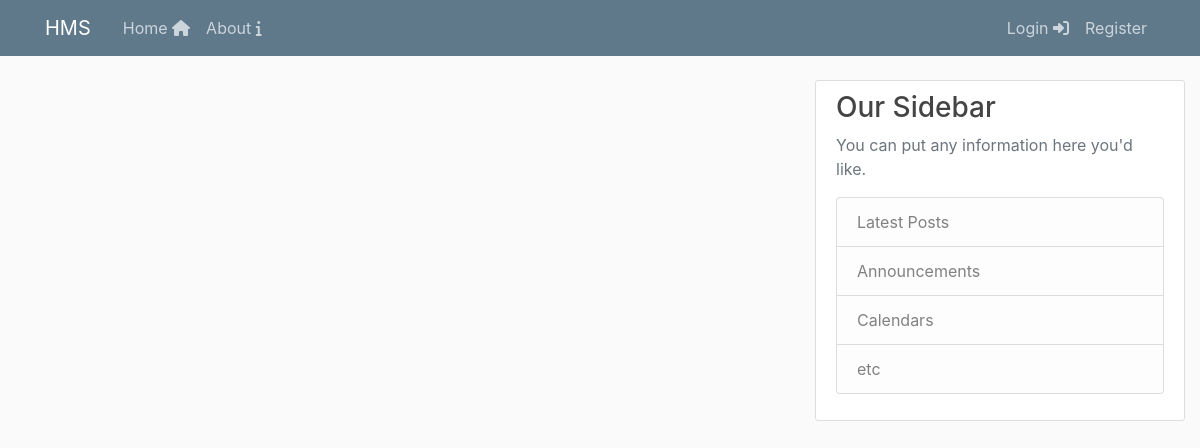
Page /home on the earlier database version.
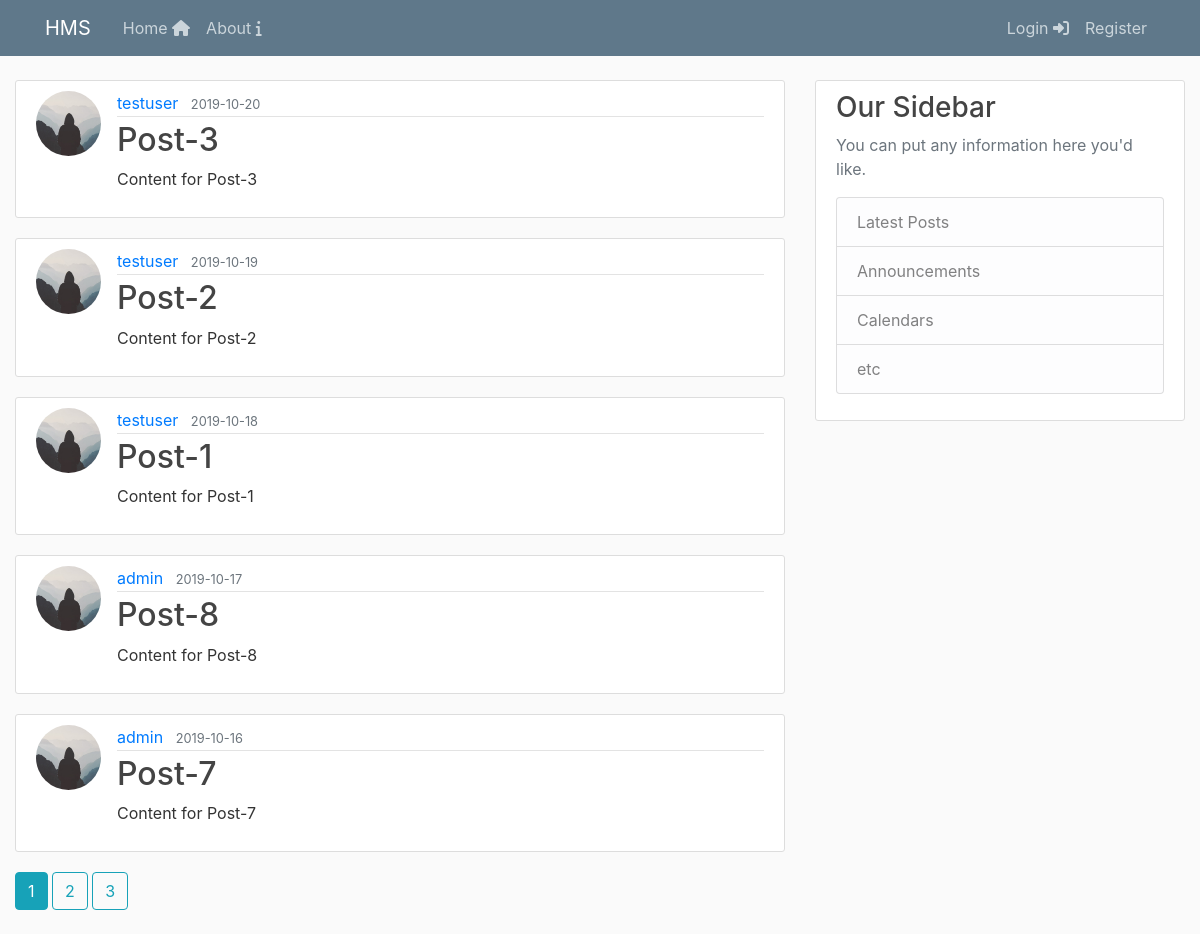
Same page on the later database version.
### app/models.py (models this page shows, shortened)
class Post(db.Model):
    id = db.Column(db.Integer, primary_key=True)
    title = db.Column(db.String(100), nullable=False)
    date_posted = db.Column(
        db.DateTime(), nullable=False, default=datetime.utcnow)
    content = db.Column(db.Text(), nullable=False)
    user_id = db.Column(db.Integer, db.ForeignKey('users.id'), nullable=False)

class User(db.Model, UserMixin):
    __tablename__ = 'users'
    id = db.Column(db.Integer, primary_key=True)
    active = db.Column('is_active', db.Boolean(),
                       nullable=False, server_default='1')
    username = db.Column(db.String(20), unique=True, nullable=False)
    email = db.Column(db.String(255, collation='NOCASE'),
                      nullable=False, unique=True)
    email_confirmed_at = db.Column(db.DateTime())
    password = db.Column(db.String(255), nullable=False, server_default='')
    image_file = db.Column(db.String(20), nullable=False,
                           default='default.jpg')
    first_name = db.Column(db.String(100, collation='NOCASE'),
                           nullable=False, server_default='')
    last_name = db.Column(db.String(100, collation='NOCASE'),
                          nullable=False, server_default='')
    roles = db.relationship('Role', secondary='user_roles')
    posts = db.relationship('Post', backref='author', lazy=True)
    todoLists = db.relationship('ToDoList', backref="user", lazy=True)
    allComments = db.relationship('ToDoItemComments', backref="user", lazy=True)
    workLogs = db.relationship('ToDoItemWorkLog', backref="user", lazy=True)

### app/main/routes.py (the view)
@main.route('/')
@main.route('/home')
def home():
    page = request.args.get('page', 1, type=int)
    posts = Post.query.order_by(
        Post.date_posted.desc()).paginate(page=page, per_page=5)
    return render_template('/main/home.html', posts=posts)

### app/templates/main/home.html
{% extends "layout.html" %}
{% block content %}
{% for post in posts.items %}
<article class="media content-section">
    <img src="{{ url_for('static', filename='profile_pics/' + post.author.image_file) }}" class="rounded-circle article-img">
    <div class="media-body">
        <div class="article-metadata">
            <a class="mr-2" href="{{ url_for('users.user_posts', username=post.author.username)}}">{{ post.author.username }}</a>
            <small class="text-muted">{{ post.date_posted.strftime('%Y-%m-%d') }}</small>
        </div>
        <h2><a class="article-title" href="{{ url_for('posts.post', post_id=post.id)}}">{{ post.title }}</a></h2>
        <p class="article-content">{{ post.content }}</p>
    </div>
</article>
{% endfor %}
{% for page_num in posts.iter_pages(left_edge=1, right_edge=1, left_current=1, right_current=2) %}
    {% if page_num %}
        {% if posts.page == page_num %}
        <a class="btn btn-info mb-4" href="{{ url_for('main.home', page=page_num)}}">{{ page_num }}</a>
        {% else %}
            <a class="btn btn-outline-info mb-4" href="{{ url_for('main.home', page=page_num)}}">{{ page_num }}</a>
        {% endif %}
    {% else %}
        ...
    {% endif %}
{% endfor%}
{% endblock content%}

### app/templates/layout.html (shortened to what this page needs)
<!DOCTYPE html>
<html lang="en">
<head>
    <link rel="stylesheet" href="https://stackpath.bootstrapcdn.com/bootstrap/4.3.1/css/bootstrap.min.css"
>
    <link rel="stylesheet" href="{{ url_for('static', filename='styles/main.css') }}">
</head>
<body>
    <header class="site-header">
        <nav class="navbar navbar-expand-md navbar-dark bg-steel fixed-top">
            <div class="container">
                <a class="navbar-brand mr-4" href="/">HMS</a>
                <div class="collapse navbar-collapse" id="navbarToggle">
                    <div class="navbar-nav mr-auto">
                        <a class="nav-item nav-link" href="{{ url_for('main.home') }}">Home <i class="fas fa-home"></i></a>
                        <a class="nav-item nav-link" href="{{ url_for('main.about') }}">About <i class="fas fa-info"></i></a>
                    </div>
                    <div class="navbar-nav">
                        {% if current_user.is_authenticated %}
                        <a class="nav-item nav-link" href="{{ url_for('posts.new_post') }}">New Post <i class="fas fa-blog"></i></a>
                        <div class="dropdown show">
                            <a class="nav-item nav-link dropdown-toggle" href="#" role="button" id="dropdownMenuLink"
                                data-toggle="dropdown" aria-haspopup="true" aria-expanded="false">
                                Todo List <i class="fas fa-th-list"></i>
                            </a>
                            <div class="dropdown-menu" aria-labelledby="dropdownMenuLink">
                                <a class="dropdown-item" href="{{ url_for('todolists.all_todolist')}}">View my ToDoLists <i class="fas fa-tasks"></i></a>
                                <a class="dropdown-item" href="{{ url_for('todolists.new_todolist') }}">New TodoList <i class="far fa-plus-square"></i></a>
                                <a class="dropdown-item" href="{{ url_for('todolists.status') }}">Manage task Statuses <i class="fas fa-thumbtack"></i></a>
                                <a class="dropdown-item" href="{{ url_for('todolists.priority') }}">Manage task Priorities</a>
                                <a class="dropdown-item" href="{{ url_for('todolists.urgency') }}">Manage task Urgency</a>
                            </div>
                        </div>
                        <a class="nav-item nav-link" href="{{ url_for('users.logout') }}">Logout <i class="fas fa-unlock-alt"></i></a>
                        <a class="nav-item nav-link" href="{{ url_for('users.account' )}}">Account <i class="fas fa-id-card"></i></i></a>
                        {% else %}
                        <a class="nav-item nav-link" href="{{ url_for('users.login') }}">Login <i class="fas fa-sign-in-alt"></i></a>
                        <a class="nav-item nav-link" href="{{ url_for('users.register') }}">Register</a>
                        {% endif %}
                    </div>
                </div>
            </div>
        </nav>
    </header>
    <main role="main" class="container-fluid">
        <div class="row">
            <div class="col-md-8">
                {% block content %}{% endblock %}
            </div>
            <div class="col-md-4">
                <div class="content-section">
                    <h3>Our Sidebar</h3>
                    <p class='text-muted'>You can put any information here you'd like.
                        <ul class="list-group">
                            <li class="list-group-item list-group-item-light">Latest Posts</li>
                            <li class="list-group-item list-group-item-light">Announcements</li>
                            <li class="list-group-item list-group-item-light">Calendars</li>
                            <li class="list-group-item list-group-item-light">etc</li>
                        </ul>
                    </p>
                </div>
            </div>
        </div>
    </main>
</body>
</html>

### app/static/styles/main.css (style rules this page uses)
body { background: #fafafa; color: #333333; margin-top: 5rem; }
h1, h2, h3, h4, h5, h6 { color: #444444; }
.bg-steel { background-color: #5f788a; }
.site-header .navbar-nav .nav-link { color: #cbd5db; }
.content-section { background: #ffffff; padding: 10px 20px; border: 1px solid #dddddd; border-radius: 3px; margin-bottom: 20px; }
.article-title { color: #444444; }
.article-content { white-space: pre-line; }
.article-img { height: 65px; width: 65px; margin-right: 16px; }
.article-metadata { padding-bottom: 1px; margin-bottom: 4px; border-bottom: 1px solid #e3e3e3 }

Differences in the rows shown:
added Post: image_file (placeholder picture), author.username "testuser", date_posted "2019-10-20", title "Post-3", content "Content for Post-3"
added Post: image_file (placeholder picture), author.username "testuser", date_posted "2019-10-19", title "Post-2", content "Content for Post-2"
added Post: image_file (placeholder picture), author.username "testuser", date_posted "2019-10-18", title "Post-1", content "Content for Post-1"
added Post: image_file (placeholder picture), author.username "admin", date_posted "2019-10-17", title "Post-8", content "Content for Post-8"
added Post: image_file (placeholder picture), author.username "admin", date_posted "2019-10-16", title "Post-7", content "Content for Post-7"
Other differences:
new list line: "1"
new list line: "2"
new list line: "3"
